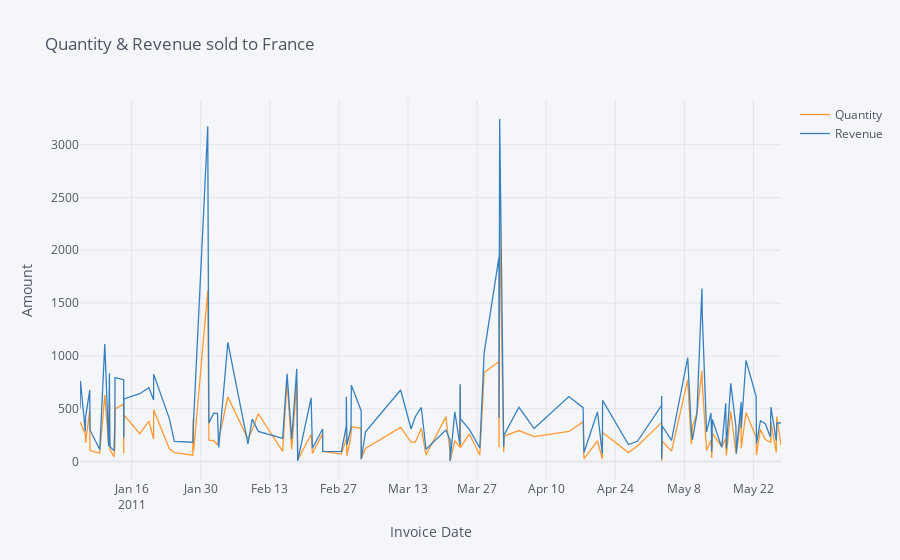

The notebook cell this image was saved under:
### Code cell
france.iplot(kind='line', xTitle = 'Invoice Date', yTitle = 'Amount', title = 'Quantity & Revenue sold to France')
